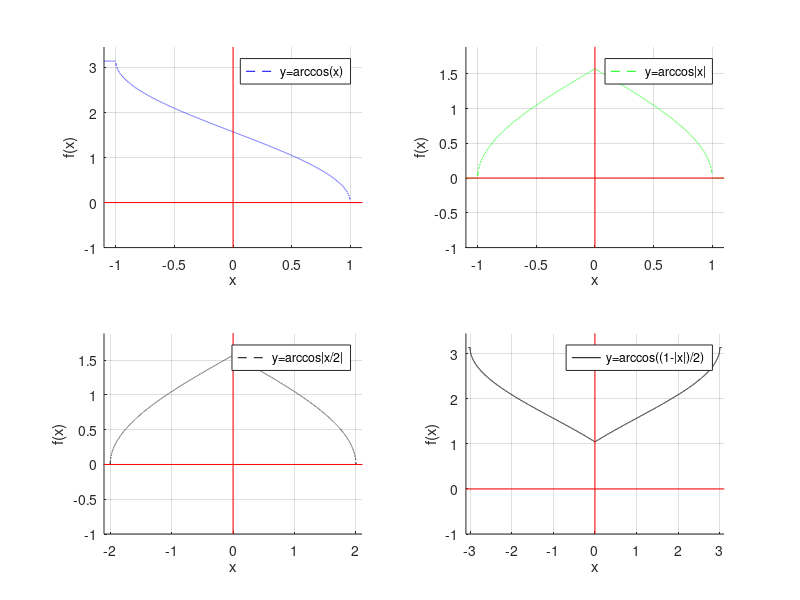

Reproduce this figure in MATLAB.
x = -3.05:0.0005:3.05;
y1 = acos(x);
y2 = acos(abs(x));
y3 = acos(abs(x)./2);
y4 = acos((1-abs(x))./2);
X = [-3.3 3.3]
Y = [-1 1.1*pi]
Z = [0 0]
subplot(2, 2, 1), hold on
plot(x,y1,'b--', X,Z, 'r-',Z,Y, 'r-'), grid
hold off
xlabel('x')
ylabel('f(x)')
ylim([-1,1.1*pi])
xlim([-1.1,1.1])
hl = legend('y=arccos(x)')
axes(hl)
subplot(2, 2, 2), hold on
plot(x,y2,'g--', X,Z, 'r-',Z,Y, 'r-'), grid
hold off
xlabel('x')
ylabel('f(x)')
ylim([-1,0.6*pi])
xlim([-1.1,1.1])
hl = legend('y=arccos|x|')
axes(hl)
subplot(2, 2, 3), hold on
plot(x,y3,'k--', X,Z, 'r-',Z,Y, 'r-'), grid
hold off
xlabel('x')
ylabel('f(x)')
ylim([-1,0.6*pi])
xlim([-2.1,2.1])
hl = legend('y=arccos|x/2|')
axes(hl)
subplot(2, 2, 4), hold on
plot(x,y4,'-k', X,Z, 'r-',Z,Y, 'r-'), grid
hold off
xlabel('x')
ylabel('f(x)')
ylim([-1,1.1*pi])
xlim([-3.1,3.1])
hl = legend('y=arccos((1-|x|)/2)')
axes(hl)

